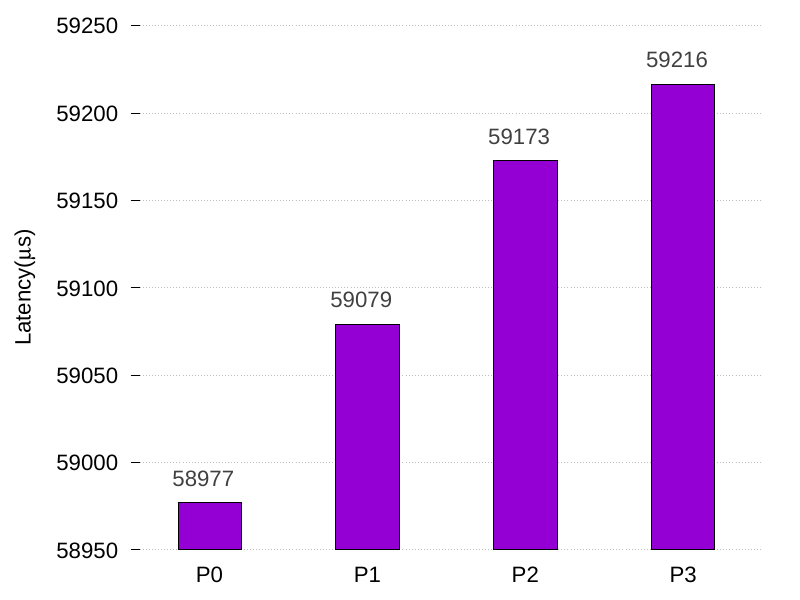

gnuplot code for this plot:
set terminal pdfcairo enhanced size 8in,6in font "Arial,24"
set output "prio.pdf"

fn(v) = sprintf("%.0f", v)
set key left top
set noborder
set style data histogram
set style histogram clustered gap 1
set style fill solid 1 border -1
set xrange [0.5 : 4.5]
set xtics ('P0' 1, 'P1' 2, 'P2' 3, 'P3' 4)
set xtics nomirror

set ytics 50
set yrange [* : *]
set ytics nomirror
set boxwidth 0.8
set grid y linetype 0 linewidth 1 linecolor rgb "gray"
set ylabel 'Latency({/symbol \155}s)'

datafile = 'prio.dat'

plot datafile using 2 title '',\
     datafile using ($0):($2):(fn($2)) title '' with labels textcolor rgb "#404040" offset char -0.5, 1.0